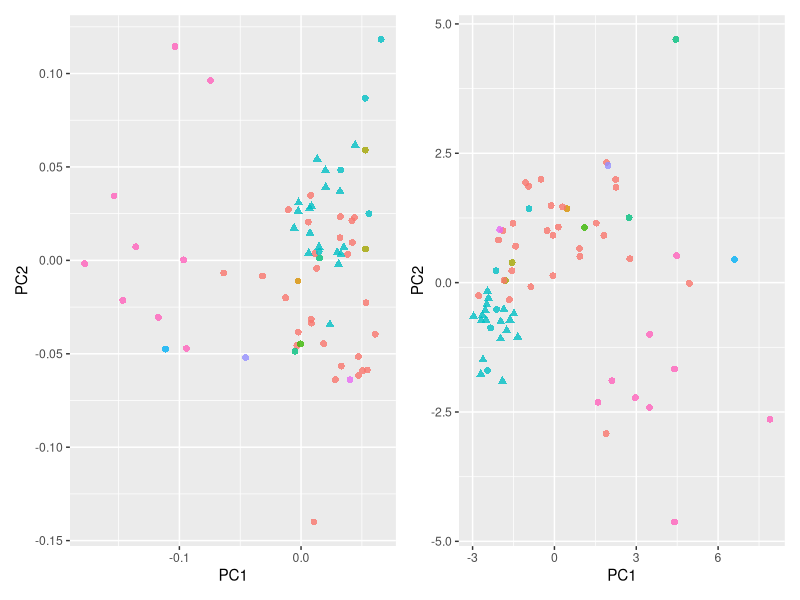
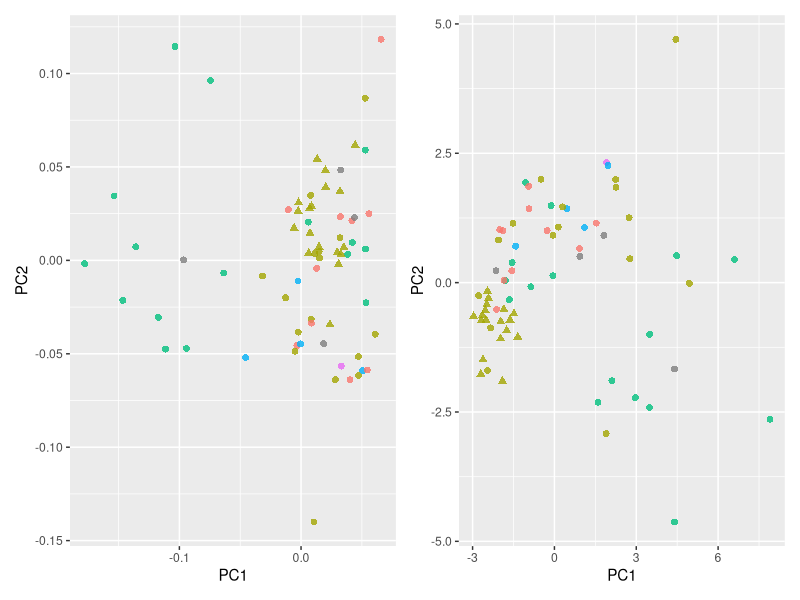
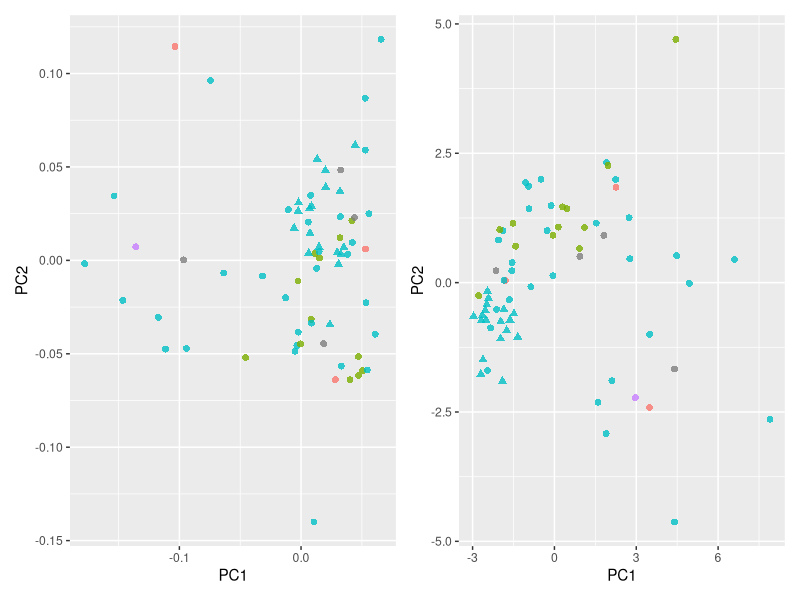
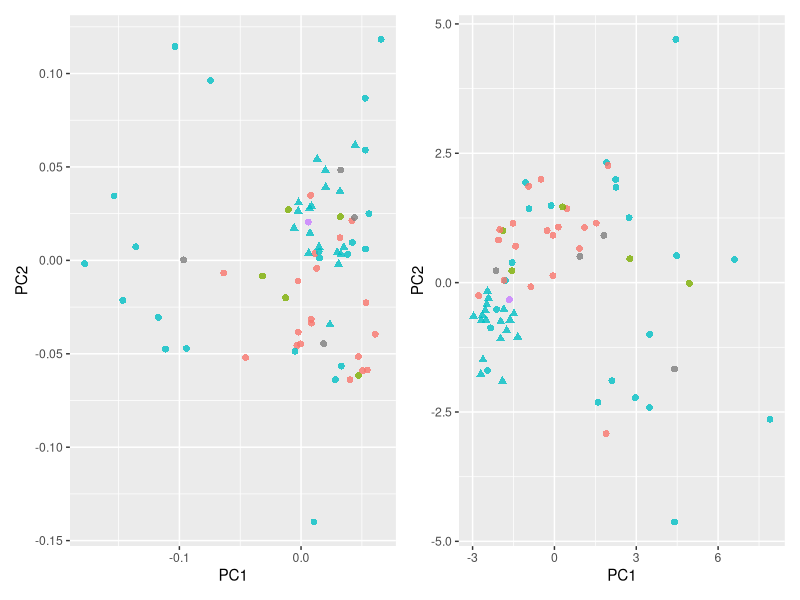
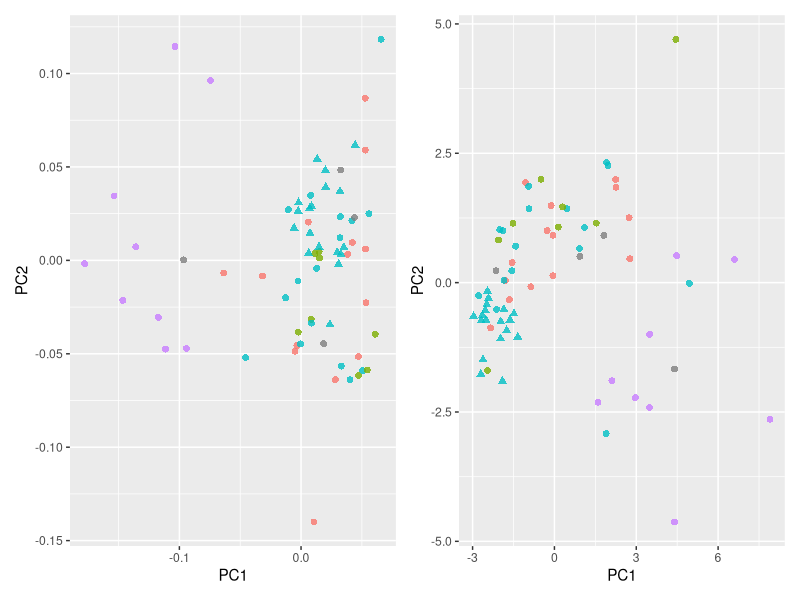
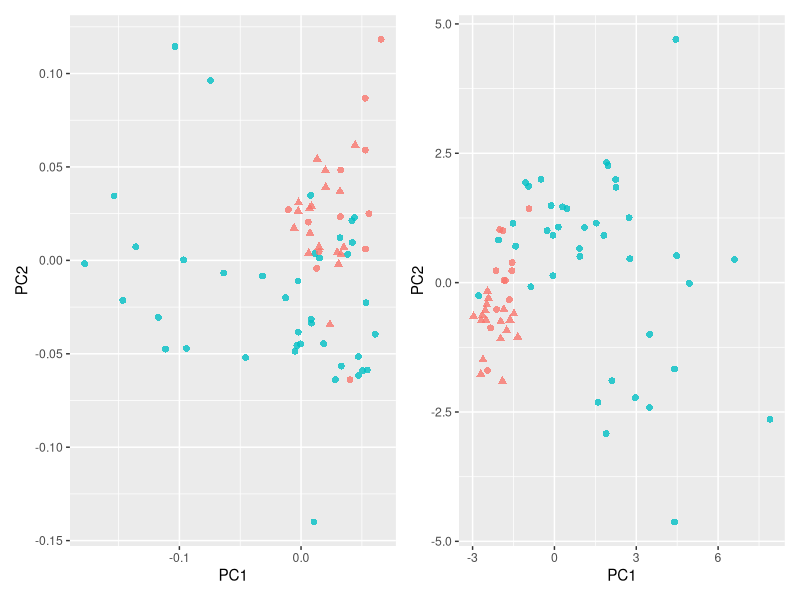

Write R code to recreate these figures, in order.
# PCA plots for other groupings
# June 2019
#-------------------------------------------

#------------------------------------
# Load libraries
#------------------------------------
library(here)
library(tidyverse)
library(patchwork)
library(gridExtra)
library(ggrepel)

#--------------------------------------------
# Input data
#---------------------------------------------------------
pc_data1 <- read_csv(here("data/odontocete-data-landmarks.csv"))
pc_data2 <- read_csv(here("data/odontocete-data-linear.csv"))

#-------------------------------------------
# PC plots 
# Family
#--------------------------------------------
p1 <- 
  ggplot(pc_data1, aes(x = PC1, y = PC2, col = family, shape = group)) +
  geom_point(size = 2, alpha = 0.8) +
  theme(legend.position = "none")

p2 <- 
  ggplot(pc_data2, aes(x = PC1, y = PC2, col = family, shape = group)) +
  geom_point(size = 2, alpha = 0.8) +
  theme(legend.position = "none")

p1 + p2

#-----------------------------
# Habitat
#-----------------------------
p1 <- 
  ggplot(pc_data1, aes(x = PC1, y = PC2, col = habitat, shape = group)) +
  geom_point(size = 2, alpha = 0.8) +
  theme(legend.position = "none")

p2 <- 
  ggplot(pc_data2, aes(x = PC1, y = PC2, col = habitat, shape = group)) +
  geom_point(size = 2, alpha = 0.8) +
  theme(legend.position = "none")

p1 + p2

#-----------------------------
# Diet
#-----------------------------
p1 <- 
  ggplot(pc_data1, aes(x = PC1, y = PC2, col = diet, shape = group)) +
  geom_point(size = 2, alpha = 0.8) +
  theme(legend.position = "none")

p2 <- 
  ggplot(pc_data2, aes(x = PC1, y = PC2, col = diet, shape = group)) +
  geom_point(size = 2, alpha = 0.8) +
  theme(legend.position = "none")

p1 + p2
#-----------------------------
# feeding
#-----------------------------
p1 <- 
  ggplot(pc_data1, aes(x = PC1, y = PC2, col = feeding, shape = group)) +
  geom_point(size = 2, alpha = 0.8) +
  theme(legend.position = "none")

p2 <- 
  ggplot(pc_data2, aes(x = PC1, y = PC2, col = feeding, shape = group)) +
  geom_point(size = 2, alpha = 0.8) +
  theme(legend.position = "none")

p1 + p2

#-----------------------------
# divetype
#-----------------------------
p1 <- 
  ggplot(pc_data1, aes(x = PC1, y = PC2, col = divetype, shape = group)) +
  geom_point(size = 2, alpha = 0.8) +
  theme(legend.position = "none")

p2 <- 
  ggplot(pc_data2, aes(x = PC1, y = PC2, col = divetype, shape = group)) +
  geom_point(size = 2, alpha = 0.8) +
  theme(legend.position = "none")

p1 + p2

#-----------------------------
# hearingtype
#-----------------------------
p1 <- 
  ggplot(pc_data1, aes(x = PC1, y = PC2, col = hearingtype, shape = group)) +
  geom_point(size = 2, alpha = 0.8) +
  theme(legend.position = "none")

p2 <- 
  ggplot(pc_data2, aes(x = PC1, y = PC2, col = hearingtype, shape = group)) +
  geom_point(size = 2, alpha = 0.8) +
  theme(legend.position = "none")

p1 + p2
